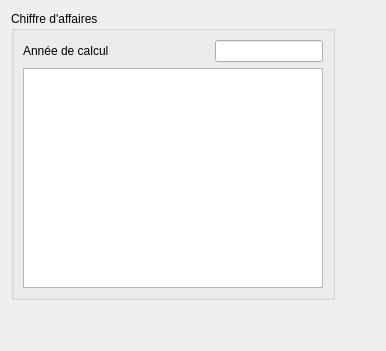
      <widget class="QWidget" name="tStat">
       <attribute name="title">
        <string>Statistiques</string>
       </attribute>
       <layout class="QGridLayout" name="gridLayout_13">
        <item row="0" column="0">
         <widget class="QGroupBox" name="sGroupCa">
          <property name="sizePolicy">
           <sizepolicy hsizetype="Maximum" vsizetype="Maximum">
            <horstretch>0</horstretch>
            <verstretch>0</verstretch>
           </sizepolicy>
          </property>
          <property name="title">
           <string>Chiffre d'affaires</string>
          </property>
          <layout class="QGridLayout" name="gridLayout_14">
           <item row="0" column="0">
            <widget class="QLabel" name="label_27">
             <property name="sizePolicy">
              <sizepolicy hsizetype="Expanding" vsizetype="Preferred">
               <horstretch>0</horstretch>
               <verstretch>0</verstretch>
              </sizepolicy>
             </property>
             <property name="text">
              <string>Année de calcul</string>
             </property>
            </widget>
           </item>
           <item row="0" column="1">
            <widget class="QLineEdit" name="sYearCa">
             <property name="sizePolicy">
              <sizepolicy hsizetype="Fixed" vsizetype="Fixed">
               <horstretch>0</horstretch>
               <verstretch>0</verstretch>
              </sizepolicy>
             </property>
             <property name="maxLength">
              <number>4</number>
             </property>
            </widget>
           </item>
           <item row="1" column="0" colspan="2">
            <widget class="QListWidget" name="sListCa">
             <property name="sizePolicy">
              <sizepolicy hsizetype="Maximum" vsizetype="Maximum">
               <horstretch>0</horstretch>
               <verstretch>0</verstretch>
              </sizepolicy>
             </property>
             <property name="minimumSize">
              <size>
               <width>300</width>
               <height>220</height>
              </size>
             </property>
             <property name="maximumSize">
              <size>
               <width>500</width>
               <height>220</height>
              </size>
             </property>
             <property name="font">
              <font>
               <family>Monospace</family>
               <pointsize>10</pointsize>
              </font>
             </property>
             <property name="alternatingRowColors">
              <bool>true</bool>
             </property>
            </widget>
           </item>
          </layout>
         </widget>
        </item>
        <item row="0" column="1">
         <spacer name="horizontalSpacer_5">
          <property name="orientation">
           <enum>Qt::Horizontal</enum>
          </property>
          <property name="sizeHint" stdset="0">
           <size>
            <width>40</width>
            <height>20</height>
           </size>
          </property>
         </spacer>
        </item>
        <item row="1" column="0">
         <spacer name="verticalSpacer_3">
          <property name="orientation">
           <enum>Qt::Vertical</enum>
          </property>
          <property name="sizeHint" stdset="0">
           <size>
            <width>20</width>
            <height>40</height>
           </size>
          </property>
         </spacer>
        </item>
       </layout>
      </widget>
